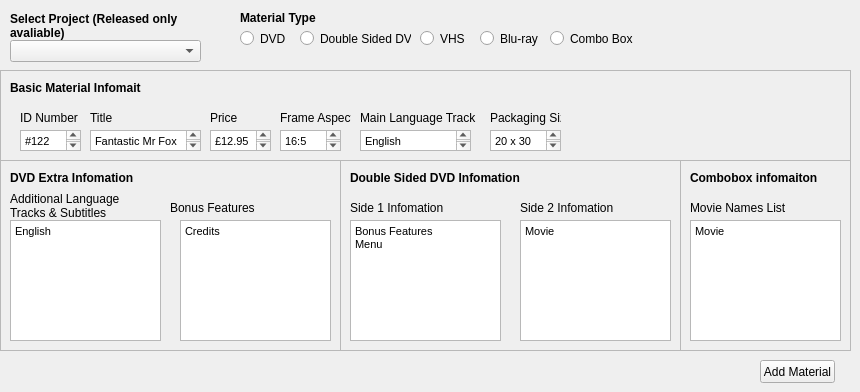
    <widget class="QWidget" name="tab">
     <attribute name="title">
      <string>AddMaterials</string>
     </attribute>
     <widget class="QLabel" name="label_19">
      <property name="geometry">
       <rect>
        <x>10</x>
        <y>10</y>
        <width>171</width>
        <height>31</height>
       </rect>
      </property>
      <property name="font">
       <font>
        <weight>75</weight>
        <bold>true</bold>
       </font>
      </property>
      <property name="text">
       <string>Select Project (Released only avaliable)</string>
      </property>
      <property name="wordWrap">
       <bool>true</bool>
      </property>
     </widget>
     <widget class="QComboBox" name="releasedProjectsList">
      <property name="geometry">
       <rect>
        <x>10</x>
        <y>40</y>
        <width>191</width>
        <height>22</height>
       </rect>
      </property>
     </widget>
     <widget class="QPushButton" name="addMaterialBtn">
      <property name="geometry">
       <rect>
        <x>760</x>
        <y>360</y>
        <width>75</width>
        <height>23</height>
       </rect>
      </property>
      <property name="text">
       <string>Add Material</string>
      </property>
     </widget>
     <widget class="QLabel" name="label_10">
      <property name="geometry">
       <rect>
        <x>240</x>
        <y>10</y>
        <width>81</width>
        <height>16</height>
       </rect>
      </property>
      <property name="font">
       <font>
        <weight>75</weight>
        <bold>true</bold>
       </font>
      </property>
      <property name="text">
       <string>Material Type</string>
      </property>
     </widget>
     <widget class="QRadioButton" name="dvdToggle">
      <property name="geometry">
       <rect>
        <x>240</x>
        <y>30</y>
        <width>82</width>
        <height>17</height>
       </rect>
      </property>
      <property name="text">
       <string>DVD</string>
      </property>
     </widget>
     <widget class="QRadioButton" name="doubleDVDtoggle">
      <property name="geometry">
       <rect>
        <x>300</x>
        <y>30</y>
        <width>111</width>
        <height>17</height>
       </rect>
      </property>
      <property name="text">
       <string>Double Sided DVD</string>
      </property>
     </widget>
     <widget class="QRadioButton" name="vhsToggle">
      <property name="geometry">
       <rect>
        <x>420</x>
        <y>30</y>
        <width>111</width>
        <height>17</height>
       </rect>
      </property>
      <property name="text">
       <string>VHS</string>
      </property>
     </widget>
     <widget class="QRadioButton" name="blurayToggle">
      <property name="geometry">
       <rect>
        <x>480</x>
        <y>30</y>
        <width>111</width>
        <height>17</height>
       </rect>
      </property>
      <property name="text">
       <string>Blu-ray</string>
      </property>
     </widget>
     <widget class="QRadioButton" name="comboboxToggle">
      <property name="geometry">
       <rect>
        <x>550</x>
        <y>30</y>
        <width>111</width>
        <height>17</height>
       </rect>
      </property>
      <property name="text">
       <string>Combo Box</string>
      </property>
     </widget>
     <widget class="QFrame" name="frame">
      <property name="geometry">
       <rect>
        <x>0</x>
        <y>70</y>
        <width>851</width>
        <height>91</height>
       </rect>
      </property>
      <property name="frameShape">
       <enum>QFrame::StyledPanel</enum>
      </property>
      <property name="frameShadow">
       <enum>QFrame::Raised</enum>
      </property>
      <widget class="QLabel" name="label_29">
       <property name="geometry">
        <rect>
         <x>10</x>
         <y>10</y>
         <width>131</width>
         <height>16</height>
        </rect>
       </property>
       <property name="font">
        <font>
         <weight>75</weight>
         <bold>true</bold>
        </font>
       </property>
       <property name="text">
        <string>Basic Material Infomaiton</string>
       </property>
      </widget>
      <widget class="QLabel" name="label_18">
       <property name="geometry">
        <rect>
         <x>490</x>
         <y>40</y>
         <width>71</width>
         <height>16</height>
        </rect>
       </property>
       <property name="text">
        <string>Packaging Size</string>
       </property>
      </widget>
      <widget class="QTextEdit" name="textEdit_7">
       <property name="geometry">
        <rect>
         <x>20</x>
         <y>60</y>
         <width>61</width>
         <height>21</height>
        </rect>
       </property>
       <property name="html">
        <string>&lt;!DOCTYPE HTML PUBLIC &quot;-//W3C//DTD HTML 4.0//EN&quot; &quot;http://www.w3.org/TR/REC-html40/strict.dtd&quot;&gt;
&lt;html&gt;&lt;head&gt;&lt;meta name=&quot;qrichtext&quot; content=&quot;1&quot; /&gt;&lt;style type=&quot;text/css&quot;&gt;
p, li { white-space: pre-wrap; }
&lt;/style&gt;&lt;/head&gt;&lt;body style=&quot; font-family:'MS Shell Dlg 2'; font-size:8.1pt; font-weight:400; font-style:normal;&quot;&gt;
&lt;p style=&quot; margin-top:0px; margin-bottom:0px; margin-left:0px; margin-right:0px; -qt-block-indent:0; text-indent:0px;&quot;&gt;&lt;span style=&quot; font-size:8.25pt;&quot;&gt;#122&lt;/span&gt;&lt;/p&gt;&lt;/body&gt;&lt;/html&gt;</string>
       </property>
      </widget>
      <widget class="QTextEdit" name="textEdit_24">
       <property name="geometry">
        <rect>
         <x>280</x>
         <y>60</y>
         <width>61</width>
         <height>21</height>
        </rect>
       </property>
       <property name="font">
        <font>
         <weight>50</weight>
         <bold>false</bold>
        </font>
       </property>
       <property name="html">
        <string>&lt;!DOCTYPE HTML PUBLIC &quot;-//W3C//DTD HTML 4.0//EN&quot; &quot;http://www.w3.org/TR/REC-html40/strict.dtd&quot;&gt;
&lt;html&gt;&lt;head&gt;&lt;meta name=&quot;qrichtext&quot; content=&quot;1&quot; /&gt;&lt;style type=&quot;text/css&quot;&gt;
p, li { white-space: pre-wrap; }
&lt;/style&gt;&lt;/head&gt;&lt;body style=&quot; font-family:'MS Shell Dlg 2'; font-size:8.1pt; font-weight:400; font-style:normal;&quot;&gt;
&lt;p style=&quot; margin-top:0px; margin-bottom:0px; margin-left:0px; margin-right:0px; -qt-block-indent:0; text-indent:0px;&quot;&gt;&lt;span style=&quot; font-size:8.25pt;&quot;&gt;16:5&lt;/span&gt;&lt;/p&gt;&lt;/body&gt;&lt;/html&gt;</string>
       </property>
      </widget>
      <widget class="QTextEdit" name="textEdit_32">
       <property name="geometry">
        <rect>
         <x>490</x>
         <y>60</y>
         <width>71</width>
         <height>21</height>
        </rect>
       </property>
       <property name="html">
        <string>&lt;!DOCTYPE HTML PUBLIC &quot;-//W3C//DTD HTML 4.0//EN&quot; &quot;http://www.w3.org/TR/REC-html40/strict.dtd&quot;&gt;
&lt;html&gt;&lt;head&gt;&lt;meta name=&quot;qrichtext&quot; content=&quot;1&quot; /&gt;&lt;style type=&quot;text/css&quot;&gt;
p, li { white-space: pre-wrap; }
&lt;/style&gt;&lt;/head&gt;&lt;body style=&quot; font-family:'MS Shell Dlg 2'; font-size:8.1pt; font-weight:400; font-style:normal;&quot;&gt;
&lt;p style=&quot; margin-top:0px; margin-bottom:0px; margin-left:0px; margin-right:0px; -qt-block-indent:0; text-indent:0px;&quot;&gt;&lt;span style=&quot; font-size:8.25pt;&quot;&gt;20 x 30&lt;/span&gt;&lt;/p&gt;&lt;/body&gt;&lt;/html&gt;</string>
       </property>
      </widget>
      <widget class="QTextEdit" name="textEdit_21">
       <property name="geometry">
        <rect>
         <x>210</x>
         <y>60</y>
         <width>61</width>
         <height>21</height>
        </rect>
       </property>
       <property name="html">
        <string>&lt;!DOCTYPE HTML PUBLIC &quot;-//W3C//DTD HTML 4.0//EN&quot; &quot;http://www.w3.org/TR/REC-html40/strict.dtd&quot;&gt;
&lt;html&gt;&lt;head&gt;&lt;meta name=&quot;qrichtext&quot; content=&quot;1&quot; /&gt;&lt;style type=&quot;text/css&quot;&gt;
p, li { white-space: pre-wrap; }
&lt;/style&gt;&lt;/head&gt;&lt;body style=&quot; font-family:'MS Shell Dlg 2'; font-size:8.1pt; font-weight:400; font-style:normal;&quot;&gt;
&lt;p style=&quot; margin-top:0px; margin-bottom:0px; margin-left:0px; margin-right:0px; -qt-block-indent:0; text-indent:0px;&quot;&gt;&lt;span style=&quot; font-size:8.25pt;&quot;&gt;£12.95&lt;/span&gt;&lt;/p&gt;&lt;/body&gt;&lt;/html&gt;</string>
       </property>
      </widget>
      <widget class="QLabel" name="label_13">
       <property name="geometry">
        <rect>
         <x>90</x>
         <y>40</y>
         <width>71</width>
         <height>16</height>
        </rect>
       </property>
       <property name="text">
        <string>Title</string>
       </property>
      </widget>
      <widget class="QLabel" name="label_14">
       <property name="geometry">
        <rect>
         <x>210</x>
         <y>40</y>
         <width>71</width>
         <height>16</height>
        </rect>
       </property>
       <property name="text">
        <string>Price</string>
       </property>
      </widget>
      <widget class="QLabel" name="label_17">
       <property name="geometry">
        <rect>
         <x>360</x>
         <y>40</y>
         <width>141</width>
         <height>16</height>
        </rect>
       </property>
       <property name="text">
        <string>Main Language Track</string>
       </property>
      </widget>
      <widget class="QTextEdit" name="textEdit_12">
       <property name="geometry">
        <rect>
         <x>90</x>
         <y>60</y>
         <width>111</width>
         <height>21</height>
        </rect>
       </property>
       <property name="html">
        <string>&lt;!DOCTYPE HTML PUBLIC &quot;-//W3C//DTD HTML 4.0//EN&quot; &quot;http://www.w3.org/TR/REC-html40/strict.dtd&quot;&gt;
&lt;html&gt;&lt;head&gt;&lt;meta name=&quot;qrichtext&quot; content=&quot;1&quot; /&gt;&lt;style type=&quot;text/css&quot;&gt;
p, li { white-space: pre-wrap; }
&lt;/style&gt;&lt;/head&gt;&lt;body style=&quot; font-family:'MS Shell Dlg 2'; font-size:8.1pt; font-weight:400; font-style:normal;&quot;&gt;
&lt;p style=&quot; margin-top:0px; margin-bottom:0px; margin-left:0px; margin-right:0px; -qt-block-indent:0; text-indent:0px;&quot;&gt;&lt;span style=&quot; font-size:8.25pt;&quot;&gt;Fantastic Mr Fox&lt;/span&gt;&lt;/p&gt;&lt;/body&gt;&lt;/html&gt;</string>
       </property>
      </widget>
      <widget class="QLabel" name="label_15">
       <property name="geometry">
        <rect>
         <x>280</x>
         <y>40</y>
         <width>71</width>
         <height>16</height>
        </rect>
       </property>
       <property name="text">
        <string>Frame Aspect</string>
       </property>
      </widget>
      <widget class="QLabel" name="label_12">
       <property name="geometry">
        <rect>
         <x>20</x>
         <y>40</y>
         <width>71</width>
         <height>16</height>
        </rect>
       </property>
       <property name="text">
        <string>ID Number</string>
       </property>
      </widget>
      <widget class="QTextEdit" name="textEdit_30">
       <property name="geometry">
        <rect>
         <x>360</x>
         <y>60</y>
         <width>111</width>
         <height>21</height>
        </rect>
       </property>
       <property name="html">
        <string>&lt;!DOCTYPE HTML PUBLIC &quot;-//W3C//DTD HTML 4.0//EN&quot; &quot;http://www.w3.org/TR/REC-html40/strict.dtd&quot;&gt;
&lt;html&gt;&lt;head&gt;&lt;meta name=&quot;qrichtext&quot; content=&quot;1&quot; /&gt;&lt;style type=&quot;text/css&quot;&gt;
p, li { white-space: pre-wrap; }
&lt;/style&gt;&lt;/head&gt;&lt;body style=&quot; font-family:'MS Shell Dlg 2'; font-size:8.1pt; font-weight:400; font-style:normal;&quot;&gt;
&lt;p style=&quot; margin-top:0px; margin-bottom:0px; margin-left:0px; margin-right:0px; -qt-block-indent:0; text-indent:0px;&quot;&gt;&lt;span style=&quot; font-size:8.25pt;&quot;&gt;English&lt;/span&gt;&lt;/p&gt;&lt;/body&gt;&lt;/html&gt;</string>
       </property>
      </widget>
      <zorder>label_29</zorder>
      <zorder>textEdit_7</zorder>
      <zorder>textEdit_24</zorder>
      <zorder>textEdit_32</zorder>
      <zorder>textEdit_21</zorder>
      <zorder>label_18</zorder>
      <zorder>label_13</zorder>
      <zorder>label_14</zorder>
      <zorder>label_17</zorder>
      <zorder>textEdit_12</zorder>
      <zorder>label_15</zorder>
      <zorder>label_12</zorder>
      <zorder>textEdit_30</zorder>
     </widget>
     <widget class="QFrame" name="DVDframe">
      <property name="geometry">
       <rect>
        <x>0</x>
        <y>160</y>
        <width>341</width>
        <height>191</height>
       </rect>
      </property>
      <property name="frameShape">
       <enum>QFrame::StyledPanel</enum>
      </property>
      <property name="frameShadow">
       <enum>QFrame::Raised</enum>
      </property>
      <widget class="QLabel" name="label_30">
       <property name="geometry">
        <rect>
         <x>10</x>
         <y>10</y>
         <width>131</width>
         <height>16</height>
        </rect>
       </property>
       <property name="font">
        <font>
         <weight>75</weight>
         <bold>true</bold>
        </font>
       </property>
       <property name="text">
        <string>DVD Extra Infomation</string>
       </property>
      </widget>
      <widget class="QLabel" name="label_31">
       <property name="geometry">
        <rect>
         <x>10</x>
         <y>30</y>
         <width>141</width>
         <height>31</height>
        </rect>
       </property>
       <property name="text">
        <string>Additional Language Tracks &amp; Subtitles</string>
       </property>
       <property name="wordWrap">
        <bool>true</bool>
       </property>
      </widget>
      <widget class="QTextEdit" name="textEdit_31">
       <property name="geometry">
        <rect>
         <x>10</x>
         <y>60</y>
         <width>151</width>
         <height>121</height>
        </rect>
       </property>
       <property name="html">
        <string>&lt;!DOCTYPE HTML PUBLIC &quot;-//W3C//DTD HTML 4.0//EN&quot; &quot;http://www.w3.org/TR/REC-html40/strict.dtd&quot;&gt;
&lt;html&gt;&lt;head&gt;&lt;meta name=&quot;qrichtext&quot; content=&quot;1&quot; /&gt;&lt;style type=&quot;text/css&quot;&gt;
p, li { white-space: pre-wrap; }
&lt;/style&gt;&lt;/head&gt;&lt;body style=&quot; font-family:'MS Shell Dlg 2'; font-size:8.1pt; font-weight:400; font-style:normal;&quot;&gt;
&lt;p style=&quot; margin-top:0px; margin-bottom:0px; margin-left:0px; margin-right:0px; -qt-block-indent:0; text-indent:0px;&quot;&gt;&lt;span style=&quot; font-size:8.25pt;&quot;&gt;English&lt;/span&gt;&lt;/p&gt;&lt;/body&gt;&lt;/html&gt;</string>
       </property>
      </widget>
      <widget class="QLabel" name="label_32">
       <property name="geometry">
        <rect>
         <x>170</x>
         <y>40</y>
         <width>191</width>
         <height>16</height>
        </rect>
       </property>
       <property name="text">
        <string>Bonus Features</string>
       </property>
      </widget>
      <widget class="QTextEdit" name="textEdit_33">
       <property name="geometry">
        <rect>
         <x>180</x>
         <y>60</y>
         <width>151</width>
         <height>121</height>
        </rect>
       </property>
       <property name="html">
        <string>&lt;!DOCTYPE HTML PUBLIC &quot;-//W3C//DTD HTML 4.0//EN&quot; &quot;http://www.w3.org/TR/REC-html40/strict.dtd&quot;&gt;
&lt;html&gt;&lt;head&gt;&lt;meta name=&quot;qrichtext&quot; content=&quot;1&quot; /&gt;&lt;style type=&quot;text/css&quot;&gt;
p, li { white-space: pre-wrap; }
&lt;/style&gt;&lt;/head&gt;&lt;body style=&quot; font-family:'MS Shell Dlg 2'; font-size:8.1pt; font-weight:400; font-style:normal;&quot;&gt;
&lt;p style=&quot; margin-top:0px; margin-bottom:0px; margin-left:0px; margin-right:0px; -qt-block-indent:0; text-indent:0px;&quot;&gt;&lt;span style=&quot; font-size:8.25pt;&quot;&gt;Credits&lt;/span&gt;&lt;/p&gt;&lt;/body&gt;&lt;/html&gt;</string>
       </property>
      </widget>
      <zorder>label_30</zorder>
      <zorder>label_31</zorder>
      <zorder>textEdit_31</zorder>
      <zorder>textEdit_33</zorder>
      <zorder>label_32</zorder>
     </widget>
     <widget class="QFrame" name="DoubleDVDframe">
      <property name="geometry">
       <rect>
        <x>340</x>
        <y>160</y>
        <width>341</width>
        <height>191</height>
       </rect>
      </property>
      <property name="frameShape">
       <enum>QFrame::StyledPanel</enum>
      </property>
      <property name="frameShadow">
       <enum>QFrame::Raised</enum>
      </property>
      <widget class="QLabel" name="label_9">
       <property name="geometry">
        <rect>
         <x>10</x>
         <y>10</y>
         <width>171</width>
         <height>16</height>
        </rect>
       </property>
       <property name="font">
        <font>
         <weight>75</weight>
         <bold>true</bold>
        </font>
       </property>
       <property name="text">
        <string>Double Sided DVD Infomation</string>
       </property>
      </widget>
      <widget class="QTextEdit" name="textEdit_34">
       <property name="geometry">
        <rect>
         <x>10</x>
         <y>60</y>
         <width>151</width>
         <height>121</height>
        </rect>
       </property>
       <property name="html">
        <string>&lt;!DOCTYPE HTML PUBLIC &quot;-//W3C//DTD HTML 4.0//EN&quot; &quot;http://www.w3.org/TR/REC-html40/strict.dtd&quot;&gt;
&lt;html&gt;&lt;head&gt;&lt;meta name=&quot;qrichtext&quot; content=&quot;1&quot; /&gt;&lt;style type=&quot;text/css&quot;&gt;
p, li { white-space: pre-wrap; }
&lt;/style&gt;&lt;/head&gt;&lt;body style=&quot; font-family:'MS Shell Dlg 2'; font-size:8.1pt; font-weight:400; font-style:normal;&quot;&gt;
&lt;p style=&quot; margin-top:0px; margin-bottom:0px; margin-left:0px; margin-right:0px; -qt-block-indent:0; text-indent:0px;&quot;&gt;&lt;span style=&quot; font-size:8.25pt;&quot;&gt;Bonus Features&lt;/span&gt;&lt;/p&gt;
&lt;p style=&quot; margin-top:0px; margin-bottom:0px; margin-left:0px; margin-right:0px; -qt-block-indent:0; text-indent:0px;&quot;&gt;&lt;span style=&quot; font-size:8.25pt;&quot;&gt;Menu&lt;/span&gt;&lt;/p&gt;&lt;/body&gt;&lt;/html&gt;</string>
       </property>
      </widget>
      <widget class="QTextEdit" name="textEdit_35">
       <property name="geometry">
        <rect>
         <x>180</x>
         <y>60</y>
         <width>151</width>
         <height>121</height>
        </rect>
       </property>
       <property name="html">
        <string>&lt;!DOCTYPE HTML PUBLIC &quot;-//W3C//DTD HTML 4.0//EN&quot; &quot;http://www.w3.org/TR/REC-html40/strict.dtd&quot;&gt;
&lt;html&gt;&lt;head&gt;&lt;meta name=&quot;qrichtext&quot; content=&quot;1&quot; /&gt;&lt;style type=&quot;text/css&quot;&gt;
p, li { white-space: pre-wrap; }
&lt;/style&gt;&lt;/head&gt;&lt;body style=&quot; font-family:'MS Shell Dlg 2'; font-size:8.1pt; font-weight:400; font-style:normal;&quot;&gt;
&lt;p style=&quot; margin-top:0px; margin-bottom:0px; margin-left:0px; margin-right:0px; -qt-block-indent:0; text-indent:0px;&quot;&gt;&lt;span style=&quot; font-size:8.25pt;&quot;&gt;Movie&lt;/span&gt;&lt;/p&gt;&lt;/body&gt;&lt;/html&gt;</string>
       </property>
      </widget>
      <widget class="QLabel" name="label_33">
       <property name="geometry">
        <rect>
         <x>10</x>
         <y>40</y>
         <width>191</width>
         <height>16</height>
        </rect>
       </property>
       <property name="text">
        <string>Side 1 Infomation</string>
       </property>
      </widget>
      <widget class="QLabel" name="label_34">
       <property name="geometry">
        <rect>
         <x>180</x>
         <y>40</y>
         <width>191</width>
         <height>16</height>
        </rect>
       </property>
       <property name="text">
        <string>Side 2 Infomation</string>
       </property>
      </widget>
     </widget>
     <widget class="QFrame" name="comboboxFrame">
      <property name="geometry">
       <rect>
        <x>680</x>
        <y>160</y>
        <width>171</width>
        <height>191</height>
       </rect>
      </property>
      <property name="frameShape">
       <enum>QFrame::StyledPanel</enum>
      </property>
      <property name="frameShadow">
       <enum>QFrame::Raised</enum>
      </property>
      <widget class="QTextEdit" name="textEdit_36">
       <property name="geometry">
        <rect>
         <x>10</x>
         <y>60</y>
         <width>151</width>
         <height>121</height>
        </rect>
       </property>
       <property name="html">
        <string>&lt;!DOCTYPE HTML PUBLIC &quot;-//W3C//DTD HTML 4.0//EN&quot; &quot;http://www.w3.org/TR/REC-html40/strict.dtd&quot;&gt;
&lt;html&gt;&lt;head&gt;&lt;meta name=&quot;qrichtext&quot; content=&quot;1&quot; /&gt;&lt;style type=&quot;text/css&quot;&gt;
p, li { white-space: pre-wrap; }
&lt;/style&gt;&lt;/head&gt;&lt;body style=&quot; font-family:'MS Shell Dlg 2'; font-size:8.1pt; font-weight:400; font-style:normal;&quot;&gt;
&lt;p style=&quot; margin-top:0px; margin-bottom:0px; margin-left:0px; margin-right:0px; -qt-block-indent:0; text-indent:0px;&quot;&gt;&lt;span style=&quot; font-size:8.25pt;&quot;&gt;Movie&lt;/span&gt;&lt;/p&gt;&lt;/body&gt;&lt;/html&gt;</string>
       </property>
      </widget>
      <widget class="QLabel" name="label_35">
       <property name="geometry">
        <rect>
         <x>10</x>
         <y>40</y>
         <width>191</width>
         <height>16</height>
        </rect>
       </property>
       <property name="text">
        <string>Movie Names List</string>
       </property>
      </widget>
      <widget class="QLabel" name="label_36">
       <property name="geometry">
        <rect>
         <x>10</x>
         <y>10</y>
         <width>171</width>
         <height>16</height>
        </rect>
       </property>
       <property name="font">
        <font>
         <weight>75</weight>
         <bold>true</bold>
        </font>
       </property>
       <property name="text">
        <string>Combobox infomaiton</string>
       </property>
      </widget>
     </widget>
     <zorder>frame</zorder>
     <zorder>label_19</zorder>
     <zorder>releasedProjectsList</zorder>
     <zorder>addMaterialBtn</zorder>
     <zorder>label_10</zorder>
     <zorder>dvdToggle</zorder>
     <zorder>doubleDVDtoggle</zorder>
     <zorder>vhsToggle</zorder>
     <zorder>blurayToggle</zorder>
     <zorder>comboboxToggle</zorder>
     <zorder>DVDframe</zorder>
     <zorder>DoubleDVDframe</zorder>
     <zorder>comboboxFrame</zorder>
    </widget>
